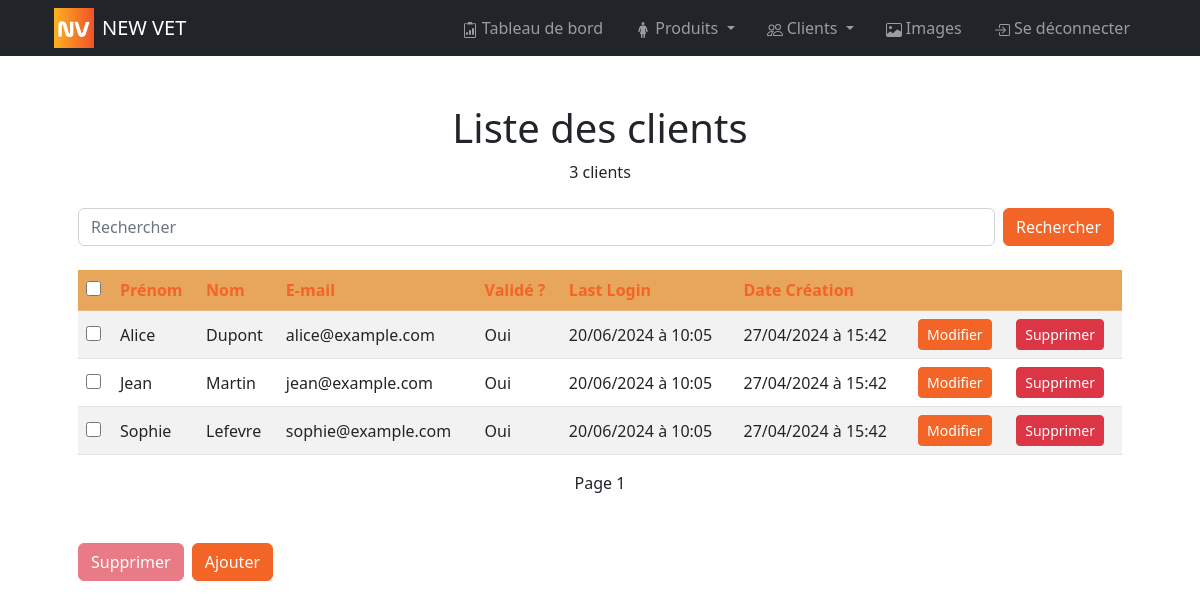
/bo/pages/customers/index.php (signed in), run on the app's committed database.
### tables this page shows
CREATE TABLE customer(
        customer_id INT AUTO_INCREMENT NOT NULL UNIQUE,
        first_name VARCHAR (50) NOT NULL,
        last_name VARCHAR (50) NOT NULL,
        email VARCHAR (50) NOT NULL UNIQUE,
        connection_token VARCHAR (500),
        validate_email_token VARCHAR (500),
        reset_password_code INT (6),
        has_validated_email BOOLEAN NOT NULL DEFAULT 0,
        password VARCHAR (150) NOT NULL,
        last_login DATETIME,
        is_deleted BOOLEAN NOT NULL DEFAULT 0,
        created_at DATETIME NOT NULL DEFAULT NOW(),
        CONSTRAINT customer_PK PRIMARY KEY (customer_id)
);

### controllers/customer.php (called while the page is built, shortened)
<?php
function getCustomers($search = null, $sort =  array(array('order' => 'ASC', 'order_by' => 'first_name')), $offset = null, $per_page = 10)
{
    $sql = "SELECT customer.* FROM customer";
    $sql .= " WHERE 1 = 1";
    $sql .= " AND customer.is_deleted = 0";
    if ($sort) {
        $sql .= " ORDER BY ";
        foreach ($sort as $key => $value) {
            $sql .= "COALESCE(customer." . $value['order_by'] . ", 9999999) " . strtoupper($value['order']);
        }
    }
    if ($per_page) $sql .= " LIMIT :per_page";
    $params = array();
    if ($per_page) $params[":per_page"] = $per_page;
    $result = Database::queryAll($sql, $params);
    return $result['data'];
}
function getCustomersCount($search = null)
{
    $sql = "SELECT COUNT(*) as count FROM customer";
    $sql .= " WHERE 1 = 1";
    $sql .= " AND is_deleted = 0";
    $params = array();
    $result = Database::queryOne($sql, $params);
    return $result['data']['count'];
}

### utils/database.php (called while the page is built, shortened)
<?php
class Database
{
    private static $dbHost = DB_HOST;
    private static $dbName = DB_NAME;
    private static $dbUser = DB_USER;
    private static $dbPass = DB_PASSWORD;
    private static $forcedStringParams = array(':email', ':password', ':token', ':code', ':name', ':libelle');
    private static $forcedIntParams = array(':per_page', ':offset', ':customer_id', ':admin_id');
    private static $forcedBoolParams = array(':is_deleted');
    private static $connection = null;
    private static function connect()
    {
        if (self::$connection === null) {
            try {
                self::$connection = new PDO("mysql:host=" . self::$dbHost . ";dbname=" . self::$dbName, self::$dbUser, self::$dbPass);
                self::$connection->setAttribute(PDO::ATTR_ERRMODE, PDO::ERRMODE_EXCEPTION);
            } catch (PDOException $e) {
                if (APP_DEBUG) die("Erreur lors de la connexion à la base de données: " . $e->getMessage());
            }
        }
    }
    public static function queryAll(string $query, array $params = array())
    {
        $data = array();
        $success = true;
        $error = null;
        try {
            $statement = self::$connection->prepare($query);
            foreach ($params as $key => $value) {
                if (is_int($value) || is_float($value) || in_array($key, self::$forcedIntParams)) {
                    $statement->bindValue($key, $value, PDO::PARAM_INT);
                } elseif (is_bool($value) || in_array($key, self::$forcedBoolParams)) {
                    $statement->bindValue($key, $value, PDO::PARAM_BOOL);
                } elseif (is_string($value) || in_array($key, self::$forcedStringParams)) {
                    $statement->bindValue($key, htmlspecialchars($value), PDO::PARAM_STR);
                } elseif (is_null($value)) {
                    $statement->bindValue($key, $value, PDO::PARAM_NULL);
                } else {
                    $statement->bindValue($key, $value);
                }
            }
            $statement->execute();
            $data = $statement->fetchAll(PDO::FETCH_ASSOC);
        } catch (PDOException $e) {
            $success = false;
            $error = $e->getMessage();
            self::handleError($query, $params, $error);
        }
        return array(
            'success' => $success,
            'data' => $data,
            'error' => $error
        );
    }
    public static function queryOne(string $query, array $params = array())
    {
        $data = array();
        $success = true;
        $error = null;
        try {
            $statement = self::$connection->prepare($query);
            $statement->execute();
            $data = $statement->fetch(PDO::FETCH_ASSOC);
        } catch (PDOException $e) {
            $success = false;
            $error = $e->getMessage();
            self::handleError($query, $params, $error);
        }
        return array(
            'success' => $success,
            'data' => $data,
            'error' => $error
        );
    }
}

### helpers/fr_datetime.php (called while the page is built)
<?php
function fr_datetime($inputDate) {
    $dateTime = new DateTime($inputDate);
    $formattedDate = $dateTime->format('d/m/Y à H:i');
    return $formattedDate;
}

### bo/pages/customers/index.php (the view, shortened to what this page needs)
<?php
include_once APP_PATH . "controllers/customer.php";
include_once APP_PATH . "helpers/fr_datetime.php";
?>
<?php
$search = isset($_GET['search']) ? $_GET['search'] : null;
$order_by = isset($_GET['order_by']) ? $_GET['order_by'] : 'created_at';
$order = isset($_GET['order']) && $_GET['order'] == 'desc' ? 'DESC' : 'ASC';
$page = isset($_GET['page']) ? $_GET['page'] : 1;
$new_order = $order == 'DESC' ? 'asc' : 'desc';
$sort = array(array('order' => $order, 'order_by' => $order_by));
$customers_count = getCustomersCount($search);
$per_page = 10;
$offset = ($page - 1) * $per_page;
$maxPage = ceil($customers_count / $per_page);
$customers = getCustomers($search, $sort, $offset, $per_page);
?>
<!DOCTYPE html>
<html lang="fr">
<head>
    <link href="<?= APP_URL ?>bo/style/bootstrap.css" rel="stylesheet">
    <link href="<?= APP_URL ?>bo/style/main.css" rel="stylesheet">
</head>
<body>
    <?php include_once APP_PATH . "bo/partials/header.php"; ?>
    <div class="container p-4 p-lg-5">
        <h1 class="text-center">Liste des clients</h1>
        <p class="text-center"><?= $customers_count ?> client<?php if ($customers_count > 1) : ?>s<?php endif; ?></p>
        <form class="d-flex justify-content-between my-4" method="GET">
            <input class="form-control mr-sm-2" id="search" type="search" placeholder="Rechercher" aria-label="Search" name="search" value="<?= $search ?>">
            <button class="btn btn-primary mx-2 my-sm-0" type="submit">Rechercher</button>
        </form>
        <table class="table table-striped">
            <thead>
                <tr class="table-primary">
                    <th scope='col' colspan='1'><input type="checkbox" onclick="toggleAll()"></th>
                    <th scope='col'><a class="text-decoration-none" href="?search=<?= $search ?>&page=<?= $page ?>&order_by=first_name&order=<?= $new_order ?>">Prénom</a></th>
                    <th scope='col'><a class="text-decoration-none" href="?search=<?= $search ?>&page=<?= $page ?>&order_by=last_name&order=<?= $new_order ?>">Nom</a></th>
                    <th scope='col'><a class="text-decoration-none" href="?search=<?= $search ?>&page=<?= $page ?>&order_by=email&order=<?= $new_order ?>">E-mail</a></th>
                    <th scope='col'><a class="text-decoration-none" href="?search=<?= $search ?>&page=<?= $page ?>&order_by=has_validated_email&order=<?= $new_order ?>">Validé ?</a></th>
                    <th scope='col'><a class="text-decoration-none" href="?search=<?= $search ?>&page=<?= $page ?>&order_by=last_login&order=<?= $new_order ?>">Last Login</a></th>
                    <th scope='col'><a class="text-decoration-none" href="?search=<?= $search ?>&page=<?= $page ?>&order_by=created_at&order=<?= $new_order ?>">Date Création</a></th>
                    <th scope='col' colspan='2'>&nbsp;</th>
                </tr>
            </thead>
            <tbody>
                <?php
                foreach ($customers as $customer) {
                ?>
                    <tr class="align-middle">
                        <td><input id="customer_<?= $customer['customer_id'] ?>" type="checkbox" name="selected_customers[]" value="<?= $customer['customer_id'] ?>"></td>
                        <td><?= $customer['first_name'] ?></td>
                        <td><?= $customer['last_name'] ?></td>
                        <td><?= $customer['email'] ?></td>
                        <td><?= $customer['has_validated_email'] == 1 ? 'Oui' : '-' ?></td>
                        <td><?= fr_datetime($customer['last_login']) ?></td>
                        <td><?= fr_datetime($customer['created_at']) ?></td>
                        <td><a href="<?= APP_URL ?>bo/pages/customers/modify_customer.php?id=<?= $customer['customer_id'] ?>" class="btn btn-primary btn-sm">Modifier</a></td>
                        <td><a href="<?= APP_URL ?>bo/pages/customers/delete_customer.php?id=<?= $customer['customer_id'] ?>" class="btn btn-danger btn-sm">Supprimer</a></td>
                    </tr>
                <?php
                }
                ?>
            </tbody>
        </table>
        <div class="d-flex justify-content-between my-2">
            <?php if ($page > 1) : ?>
                <a href="?search=<?= $search ?>&page=<?= $page - 1 ?>&order_by=<?= $order_by ?>&order=<?= $order ?>">Page précédent (<?= $page - 1 ?>)</a>
            <?php else : ?>
                <span>&nbsp;</span>
            <?php endif; ?>
            <span>Page <?= $page ?></span>
            <?php if ($page < $maxPage) : ?>
                <a href="?search=<?= $search ?>&page=<?= $page + 1 ?>&order_by=<?= $order_by ?>&order=<?= $order ?>">Page suivant (<?= $page + 1 ?>)</a>
            <?php else : ?>
                <span>&nbsp;</span>
            <?php endif; ?>
        </div>
        <div class="d-flex justify-content-start gap-2 my-5">
            <button id="delete-customers" class="btn btn-danger" disabled onclick="deleteSelectedcustomers()">Supprimer</button>
            <a href="<?= APP_URL ?>bo/pages/customers/create_customer.php" class="btn btn-primary">Ajouter</a>
        </div>
    </div>
</body>
</html>

### bo/style/main.css (style rules this page uses)
:root { --primary: #F1452B; --secondary: #FEBD21; }
input[type="checkbox"] { accent-color: var(--primary); width: 15px; height: 15px; }

### data on the page
customer: first_name "Alice", last_name "Dupont", email "alice@example.com", has_validated_email "Oui", last_login "20/06/2024 à 10:05", created_at "27/04/2024 à 15:42"
customer: first_name "Jean", last_name "Martin", email "jean@example.com", has_validated_email "Oui", last_login "20/06/2024 à 10:05", created_at "27/04/2024 à 15:42"
customer: first_name "Sophie", last_name "Lefevre", email "sophie@example.com", has_validated_email "Oui", last_login "20/06/2024 à 10:05", created_at "27/04/2024 à 15:42"

### other printed values
APP_NAME "NEW VET"
$customers_count "3"
$page "1"
